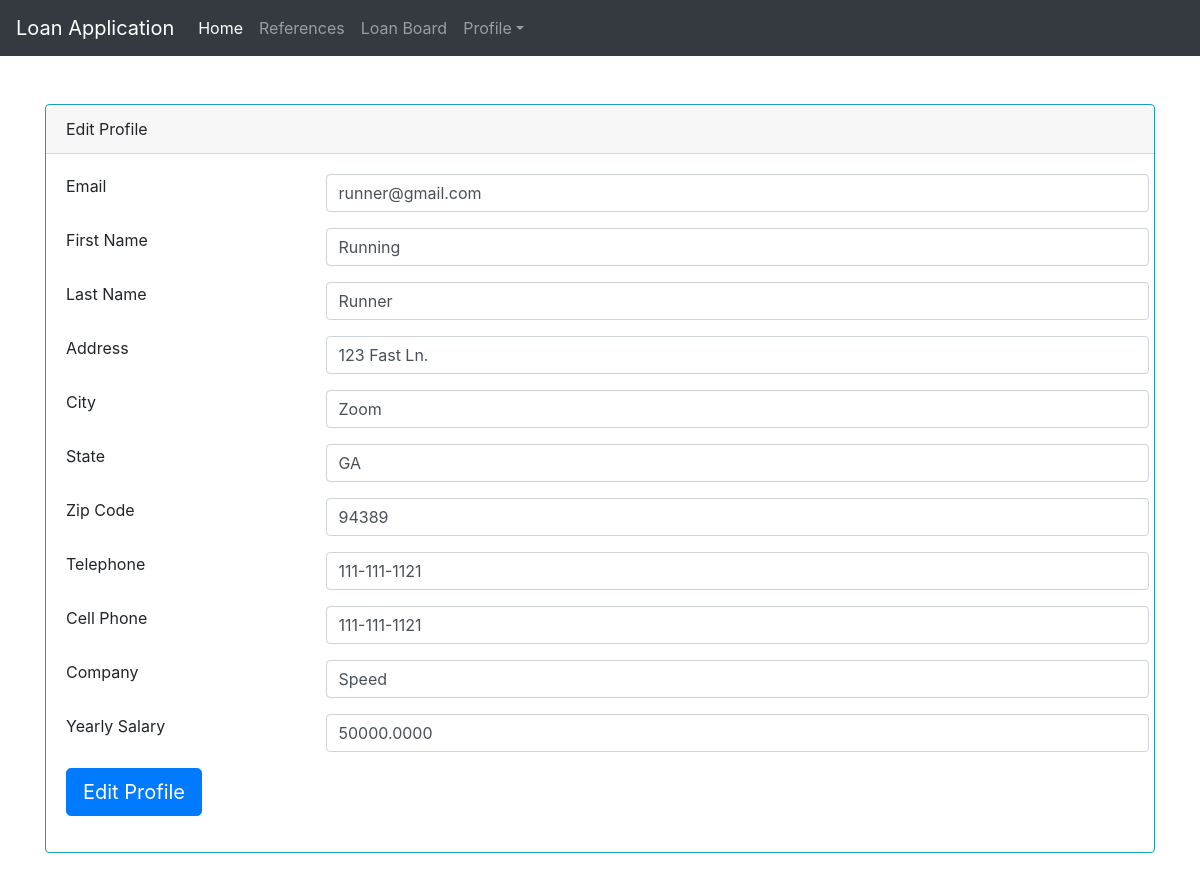
/forms/edit_profile.php (signed in), run on an earlier commit of the app's database.
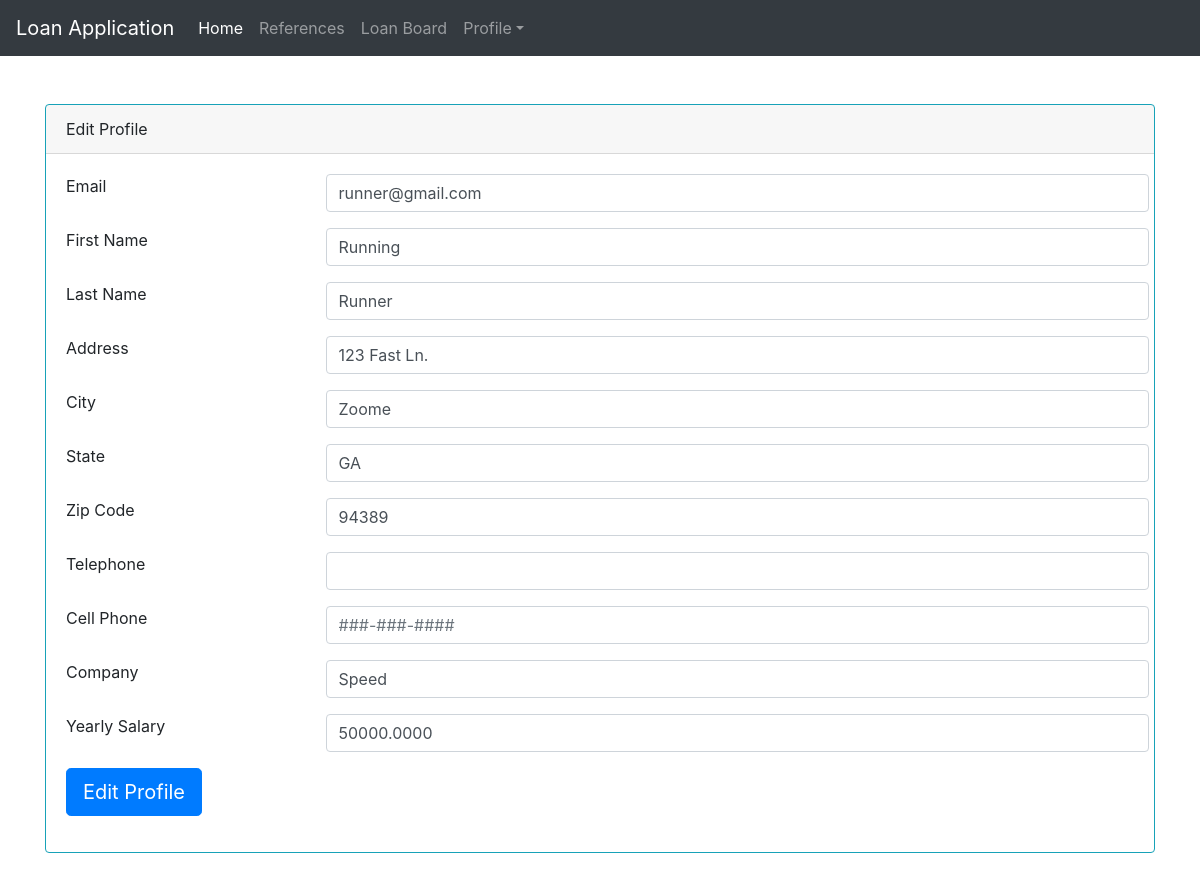
And on a later commit of the database.
### tables this page shows
CREATE TABLE `customers` (
  `customer_id` int(11) NOT NULL,
  `email_id` varchar(255) NOT NULL,
  `login_pw` varchar(255) NOT NULL,
  `first_name` varchar(255) NOT NULL,
  `last_name` varchar(255) NOT NULL,
  `address_line_one` varchar(255) NOT NULL,
  `city_name` varchar(255) NOT NULL,
  `state_cd` varchar(2) NOT NULL,
  `postal_cd` varchar(64) NOT NULL,
  `pri_phone` varchar(255) NOT NULL,
  `alt_phone` varchar(255) DEFAULT NULL,
  `employer_name` varchar(255) DEFAULT NULL,
  `annual_income` decimal(9,4) NOT NULL,
  `bad_login_count` int(11) NOT NULL DEFAULT '0',
  `account_locked_sw` int(1) NOT NULL DEFAULT '0',
  `lastmod` timestamp NOT NULL DEFAULT CURRENT_TIMESTAMP ON UPDATE CURRENT_TIMESTAMP
);

### forms/edit_profile.php (the view, shortened to what this page needs)
<?php
  include_once $_SERVER['DOCUMENT_ROOT'] . "/bdpa-loans/web-assets/tpl/app_header.php";
  include_once $_SERVER['DOCUMENT_ROOT'] . "/bdpa-loans/web-assets/tpl/app_nav.php";
  $customer_id = $_SESSION['customer_id'];
  $profile_sql = <<<SQL
    SELECT * FROM customers WHERE customer_id = $customer_id;
SQL;
  $profile_result = $dbh->query($profile_sql);
  if ($profile_result) {
    while ($profile_row = $profile_result->fetch_assoc()) {
      $email_id = $profile_row['email_id'];
      $first_name = $profile_row['first_name'];
      $last_name = $profile_row['last_name'];
      $address_line_one = $profile_row['address_line_one'];
      $city_name = $profile_row['city_name'];
      $state_cd = $profile_row['state_cd'];
      $postal_cd = $profile_row['postal_cd'];
      $pri_phone = $profile_row['pri_phone'];
      $alt_phone = $profile_row['alt_phone'];
      $employer_name = $profile_row['employer_name'];
      $annual_income = $profile_row['annual_income'];
    }
  } else {
    mysqli_error($dbh);
  }
?>
<div class="card my-4 mx- border-info">
    <div class="card-header">Edit Profile</div>
    <div class="card-body">
        <form action="/bdpa-loans/index.php?action=editprofile" method="post">
            <div class="form-group row">
                <label for="email" class="col-sm-3">Email</label>
                <input type="email" class="form-control col-sm-9" name="email_id" value="<?php echo $email_id ?>" required>
            </div>
            <div class="form-group row">
                <label for="username" class="col-sm-3">First Name</label>
                <input type="text" class="form-control col-sm-9" name="fname" value="<?php echo $first_name ?>" required>
            </div>
            <div class="form-group row">
                <label for="username" class="col-sm-3">Last Name</label>
                <input type="text" class="form-control col-sm-9" name="lname" value="<?php echo $last_name ?>" required>
            </div>
            <div class="form-group row">
                <label for="username" class="col-sm-3">Address</label>
                <input type="text" class="form-control col-sm-9" name="address" value="<?php echo $address_line_one ?>" required>
            </div>
            <div class="form-group row">
                <label for="username" class="col-sm-3">City</label>
                <input type="text" class="form-control col-sm-9" name="city" value="<?php echo $city_name ?>" required>
            </div>
            <div class="form-group row">
                <label for="username" class="col-sm-3">State</label>
                <input type="text" class="form-control col-sm-9" name="state" value="<?php echo $state_cd ?>" required>
            </div>
            <div class="form-group row">
                <label for="username" class="col-sm-3">Zip Code</label>
                <input type="text" class="form-control col-sm-9" name="zip" value="<?php echo $postal_cd ?>" required>
            </div>
            <div class="form-group row">
                <label for="username" class="col-sm-3">Telephone</label>
                <input type="text" class="form-control col-sm-9" name="telephone" value="<?php echo $pri_phone ?>" required>
            </div>
            <div class="form-group row">
                <label for="username" class="col-sm-3">Cell Phone</label>
                <input type="text" class="form-control col-sm-9" placeholder="###-###-####" name="cellphone" value="<?php echo $alt_phone ?>" required>
            </div>
            <div class="form-group row">
                <label for="username" class="col-sm-3">Company</label>
                <input type="text" class="form-control col-sm-9" name="company" value="<?php echo $employer_name ?>" required>
            </div>
            <div class="form-group row">
                <label for="username" class="col-sm-3">Yearly Salary</label>
                <input type="text" class="form-control col-sm-9" name="yearlysalary" value="<?php echo $annual_income ?>" required>
            </div>
            <div class="form-group row">
              <div class= "col-md-6">
                <button type="submit" class="btn btn-lg btn-primary">Edit Profile</button>
              </div>
            </div>
    </div>
</div>

What changed in the data, as far as the page shows it:
changed customers "runner@gmail.com": city "Zoom" → "Zoome"; telephone "111-111-1121" → (not shown); cellphone "111-111-1121" → (not shown)
